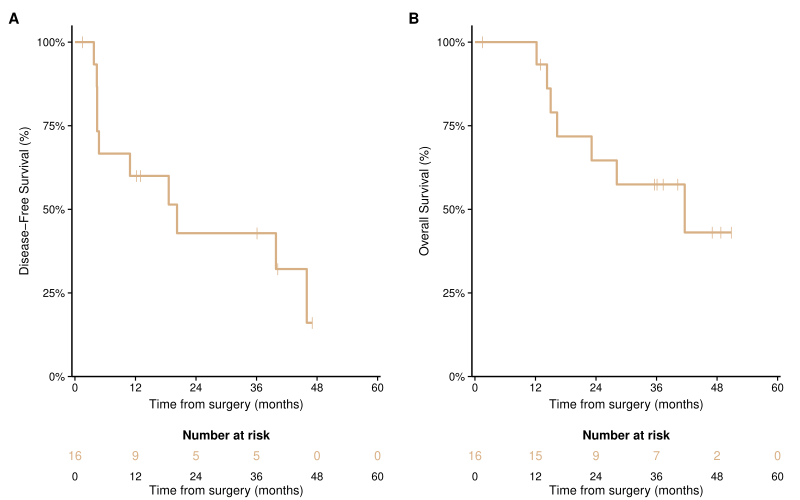

The R source for this figure:
library(survival)
library(survminer)
library(ggplot2)
library(dplyr)
library(cowplot)

setwd("/Users/ravibandaru/Desktop/hnscc_pembro_cs131_trial/Main_Figures/F1")
df <- read.csv("../../Data/Cleaned_Survival_HNSCC_CP.csv", stringsAsFactors = FALSE)

df <- df %>%
  mutate(
    DFS_months = Disease.Free.Months,
    OS_months  = Overall.Months,
    DFS_event  = as.integer(dfs_event),
    OS_event   = as.integer(os_event)
  ) %>%
  mutate(DFS_months = ifelse(is.na(DFS_months), OS_months, DFS_months))

surv_dfs <- survfit(Surv(DFS_months, DFS_event) ~ 1, data = df)
surv_os  <- survfit(Surv(OS_months,  OS_event)  ~ 1, data = df)

XLIM    <- 60
XBREAKS <- c(0, 12, 24, 36, 48, 60)
PAL     <- "#D8B085"

prism_theme <- theme_classic(base_size = 10) +
  theme(
    plot.title        = element_blank(),
    axis.title.x      = element_text(size = 9, margin = margin(t = 4)),
    axis.title.y      = element_text(size = 9, margin = margin(r = 4)),
    axis.text         = element_text(size = 8, colour = "black"),
    axis.line         = element_line(colour = "black", linewidth = 0.5),
    axis.ticks        = element_line(colour = "black", linewidth = 0.4),
    axis.ticks.length = unit(3, "pt"),
    panel.grid.major  = element_blank(),
    panel.grid.minor  = element_blank(),
    legend.position   = "none",
    plot.tag          = element_text(size = 11, face = "bold"),
    plot.tag.position = "topleft",
    plot.margin       = margin(8, 14, 4, 6)
  )

shared_x <- scale_x_continuous(
  limits = c(0, XLIM),
  breaks = XBREAKS,
  expand = c(0.01, 0)
)

# Custom risk table — all three rows (title, numbers, x-axis) are geom/annotate
# inside one panel so spacing is fully explicit with no plot.title margin issues
make_risk_table <- function(fit) {
  s      <- summary(fit, times = XBREAKS, extend = TRUE)
  n_risk <- s$n.risk
  if (length(n_risk) < length(XBREAKS))
    n_risk <- c(n_risk, rep(0, length(XBREAKS) - length(n_risk)))

  df_risk <- data.frame(time = XBREAKS, n = n_risk)

  ggplot(df_risk, aes(x = time, y = 0.5, label = n)) +
    geom_text(colour = PAL, size = 3.0) +
    shared_x +
    scale_y_continuous(limits = c(0, 1), expand = c(0, 0)) +
    coord_cartesian(clip = "off") +
    labs(title = "Number at risk",
         x     = "Time from surgery (months)",
         y     = NULL) +
    theme_classic(base_size = 10) +
    theme(
      plot.title   = element_text(size = 8.5, face = "bold", hjust = 0.5,
                                  margin = margin(t = 0, b = 2)),
      axis.text.x  = element_text(size = 8, colour = "black"),
      axis.title.x = element_text(size = 9, margin = margin(t = 2)),
      axis.text.y  = element_blank(),
      axis.ticks.y = element_blank(),
      axis.line.y  = element_blank(),
      axis.ticks.x = element_blank(),
      axis.line.x  = element_blank(),
      panel.grid   = element_blank(),
      plot.margin  = margin(10, 14, 2, 6)
    )
}

print_2yr <- function(fit, label) {
  s <- summary(fit, times = 24, extend = TRUE)
  cat("\n---", label, "---\n")
  cat("  2-year estimate:", round(s$surv * 100, 1), "%\n")
  cat("  95% CI:        ", round(s$lower * 100, 1), "% -",
      round(s$upper * 100, 1), "%\n")
}

make_km <- function(fit, ylab, panel_tag) {
  gsp <- ggsurvplot(
    fit,
    data             = df,
    palette          = PAL,
    xlim             = c(0, XLIM),
    break.time.by    = 12,
    ylim             = c(0, 1.05),
    surv.scale       = "percent",
    xlab             = "Time from surgery (months)",
    ylab             = ylab,
    censor           = TRUE,
    censor.shape     = "|",
    censor.size      = 3,
    conf.int         = FALSE,
    size             = 0.75,
    legend           = "none",
    risk.table       = FALSE,
    surv.median.line = "none",
    axes.offset      = FALSE,
    ggtheme          = prism_theme
  )

  gsp$plot <- gsp$plot + labs(tag = panel_tag) + shared_x
  gsp$plot
}

km_dfs <- make_km(surv_dfs, ylab = "Disease-Free Survival (%)", panel_tag = "A")
km_os  <- make_km(surv_os,  ylab = "Overall Survival (%)",      panel_tag = "B")

rt_dfs <- make_risk_table(surv_dfs)
rt_os  <- make_risk_table(surv_os)

print_2yr(surv_dfs, "Disease-Free Survival")
print_2yr(surv_os,  "Overall Survival")

# Sync grob widths so panels share identical left/right margins
sync_widths <- function(main_gg, table_gg) {
  g_main        <- ggplotGrob(main_gg)
  g_table       <- ggplotGrob(table_gg)
  g_table$widths <- g_main$widths
  g_table
}

gt_dfs <- sync_widths(km_dfs, rt_dfs)
gt_os  <- sync_widths(km_os,  rt_os)

col_dfs <- plot_grid(km_dfs, gt_dfs, ncol = 1, rel_heights = c(5, 1))
col_os  <- plot_grid(km_os,  gt_os,  ncol = 1, rel_heights = c(5, 1))

combined <- plot_grid(col_dfs, col_os, ncol = 2)

ggsave("F1.tiff",
       plot        = combined,
       width       = 8,
       height      = 5,
       dpi         = 600,
       compression = "lzw")

ggsave("F1.pdf",
       plot        = combined,
       width       = 8,
       height      = 5,
       useDingbats = FALSE)
